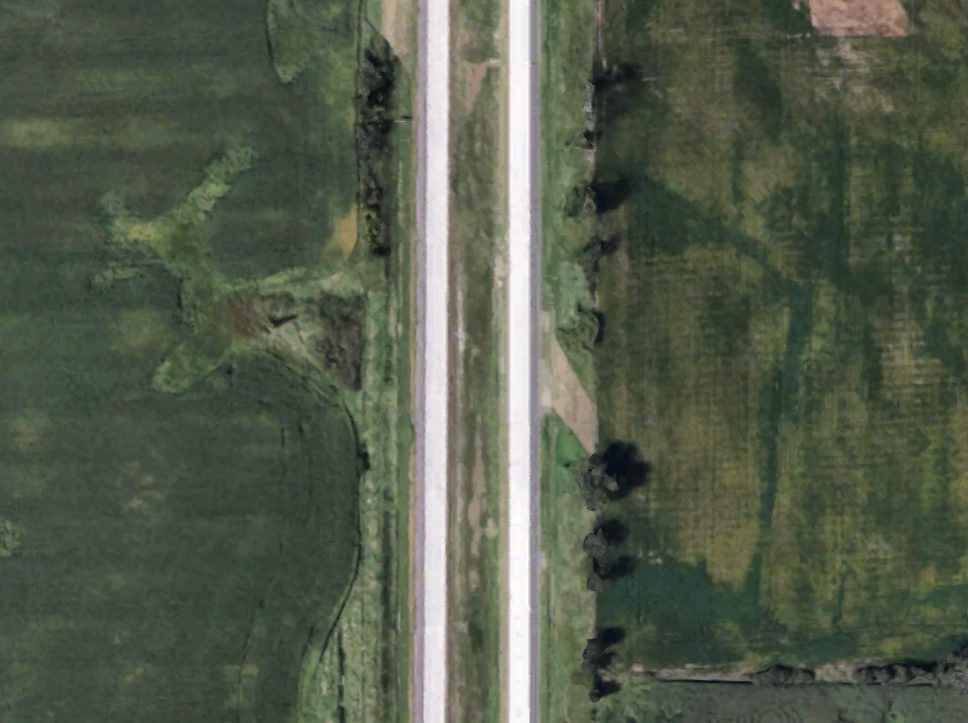
%> input picture Segmentation/RoadPic.png, 968 x 723 px
$ octave --eval "result = basicSegmentation('RoadPic.png');"   (GNU Octave 9; MATLAB toolbox functions it lacks are replaced by stand-ins)
%> lines starting %> are read from the running program, lines starting %| are printed output that depends on the picture; in (x1, y1, x2, y2) boxes, pixels count from 0 and x2, y2 are one past the last pixel; in counts of white or black regions, pixels touching at a corner belong together; the program's own positions count from 1
function [ Comps ] = basicSegmentation( imageFile )
%> called with imageFile = 'RoadPic.png'
% Basic segmentation method which does not sharpen or
% blur image significantly. It finds the edges, dilates, and removes
% small components.
%
% @input:
%       imageFile - image file to be segmented
% @output:
%       Comps - list of components which are candidates for roads

%Read in file, convert to grayscale
J = imread(imageFile);
%> J is the input picture: size 723x968x3 uint8; mean R, G, B 83.8, 92.7, 75.5
I = rgb2gray(J);
I = imcomplement(I);
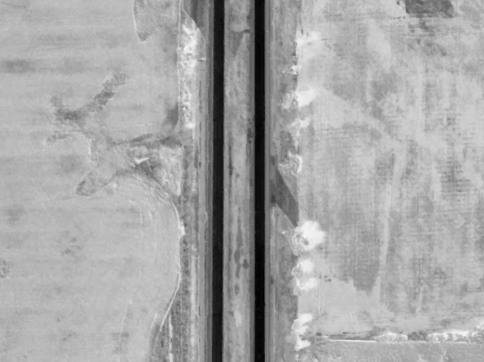
%> I: size 723x968 uint8 (shown at 1/2 size); min 0, max 244, mean 166.9
[x,y] = size(I);

%Get edges, and thicken
BW = edge(I,'Canny');
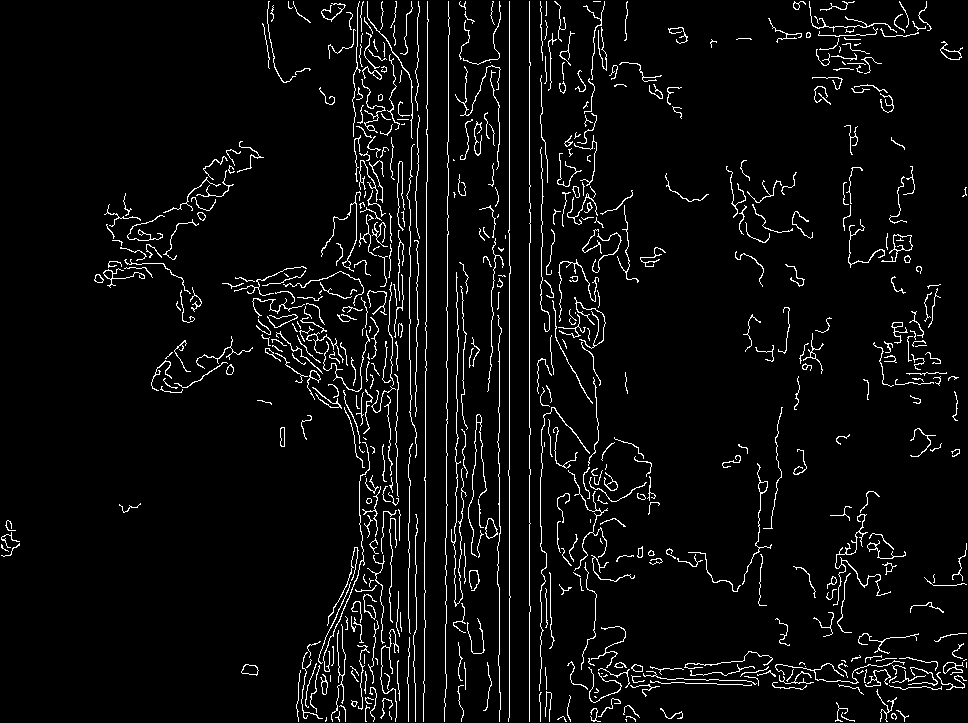
%> BW: size 723x968 logical; 4.8% white in thin lines or dots
se90 = strel('line', 3, 90);
se0 = strel('line', 3, 0);
BWsdil = imdilate(BW, [se90 se0]);
%> BWsdil: size 723x968 logical; 15.4% white; 129 white regions (1 under 20 px), largest, box (x1, y1, x2, y2) and area: (221, 160, 406, 723) 20207, (536, 146, 661, 723) 9771, (320, 0, 421, 288) 8013
blank = ~BWsdil;

%remove any small pieces
blank = bwareaopen(imfill(blank,'holes'),floor(x*y/100));
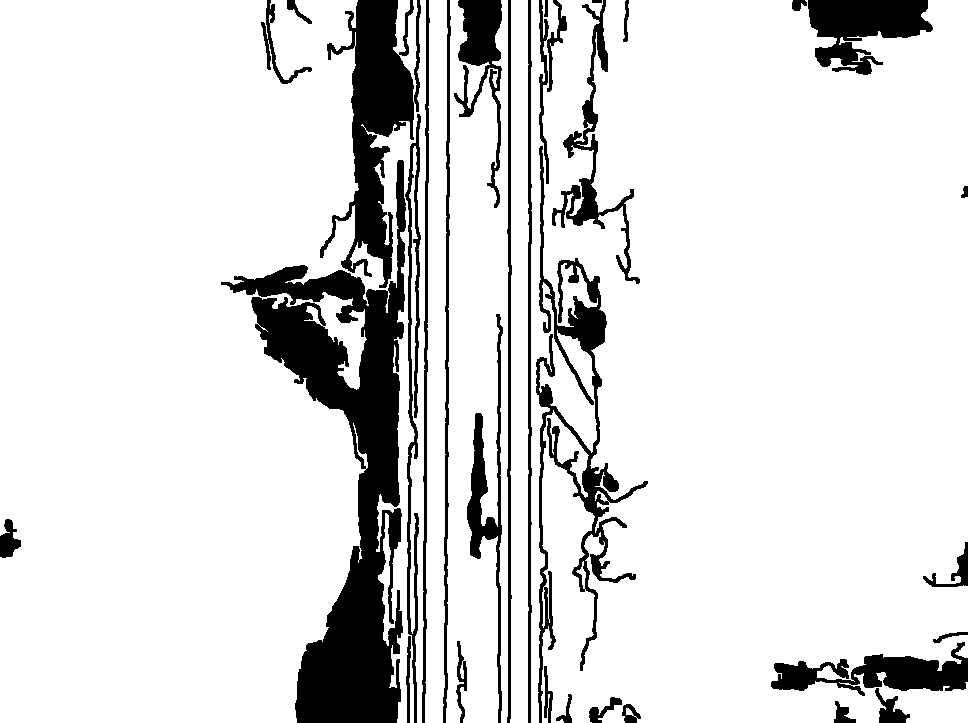
%> blank: size 723x968 logical; 86.6% white; 32 black regions, largest, box (x1, y1, x2, y2) and area: (221, 160, 406, 723) 33189, (320, 0, 421, 288) 11932, (536, 146, 648, 723) 9714
BWsdil = bwareaopen(imfill(BWsdil,'holes'),floor(x*y/100));
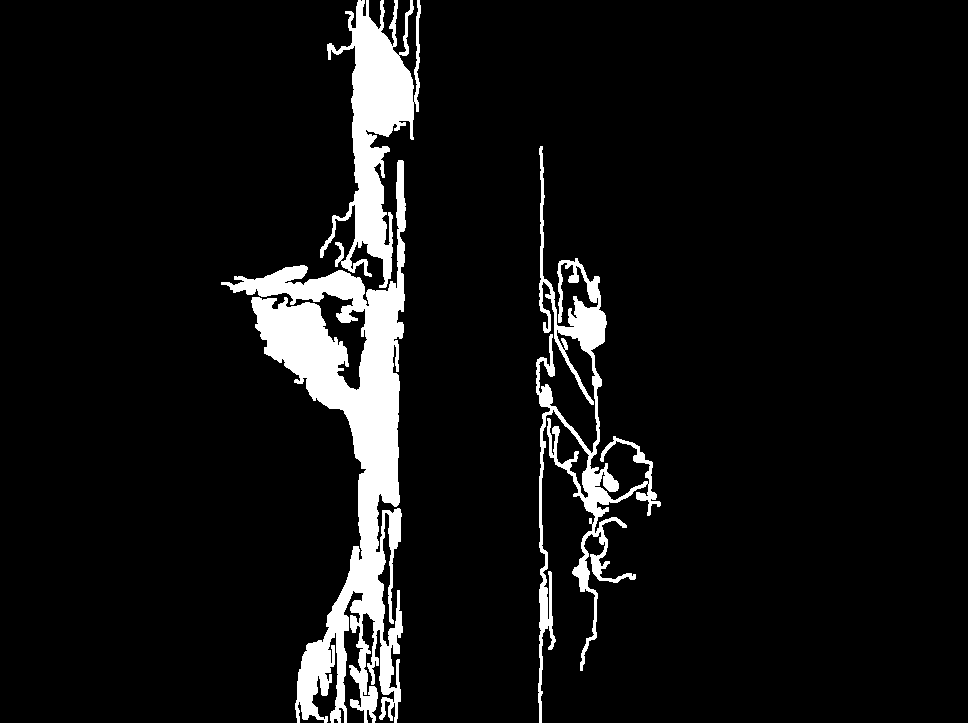
%> BWsdil: size 723x968 logical; 7.5% white; 3 white regions, box (x1, y1, x2, y2) and area: (221, 160, 406, 723) 30023, (320, 0, 421, 288) 11412, (536, 146, 661, 723) 10749

%get components
CC1 = bwconncomp(blank);
%> CC1 = 5 connected components
CC2 = bwconncomp(BWsdil);
%> CC2 = 3 connected components
CC1.PixelIdxList = [CC1.PixelIdxList CC2.PixelIdxList];
%> CC1.PixelIdxList = 8 items
CC1.NumObjects = CC1.NumObjects + CC2.NumObjects;
%> CC1.NumObjects = 8

%Code for displaying components alongside original image
labeledThin = labelmatrix(CC1);
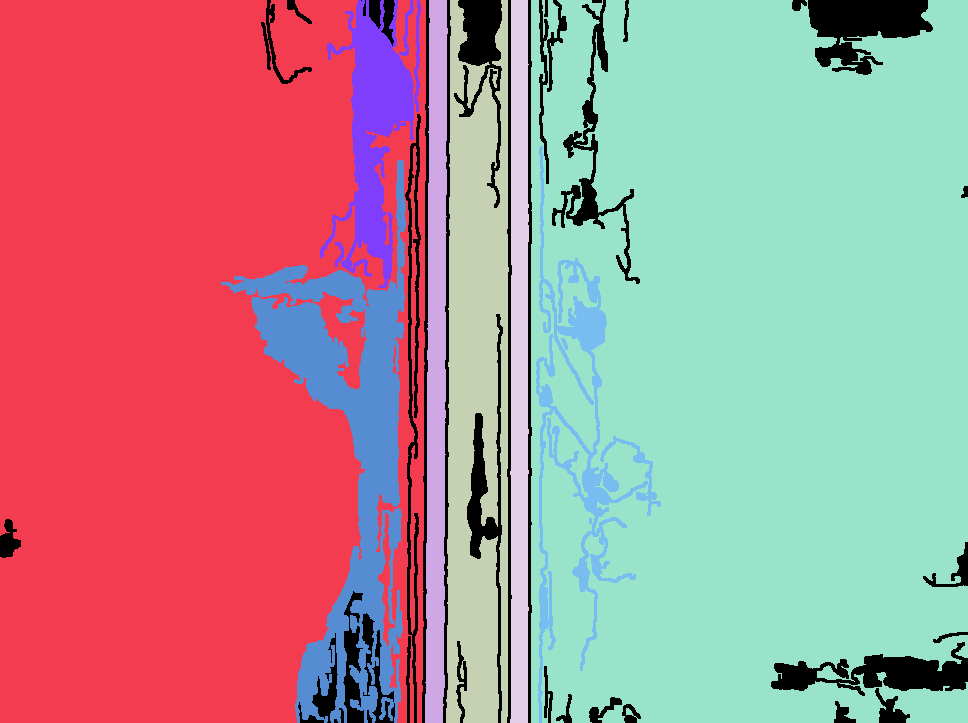
%> labeledThin: size 723x968 uint8; 9 distinct labels, from 0 to 8; one colour per label, 0 black
RGB_labelThin = label2rgb(labeledThin, 'jet', 'w', 'shuffle');
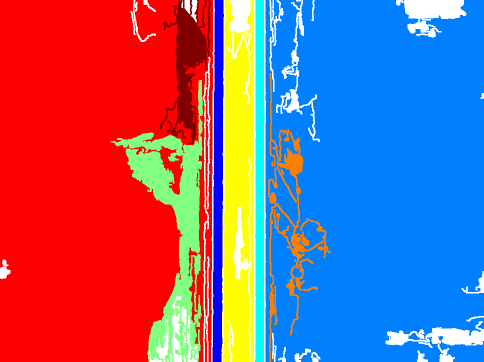
%> RGB_labelThin: size 723x968x3 uint8 (shown at 1/2 size); mean R, G, B 133.5, 98.6, 135
imshowpair(J,RGB_labelThin, 'montage')
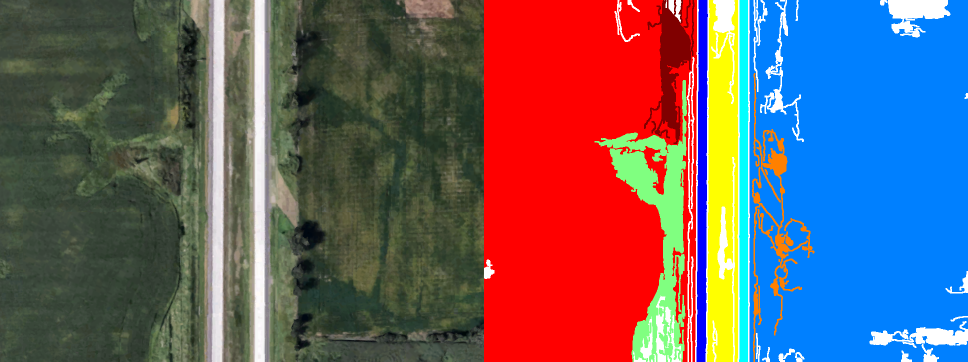
%> displayed picture: size 723x1936x3, on the screen's scale of 0 to 255 (shown at 1/2 size); mean R, G, B 105.9, 93, 102.4

Comps = CC1;
%> Comps = 8 connected components

end

$ run again, on Segmentation/1001.png
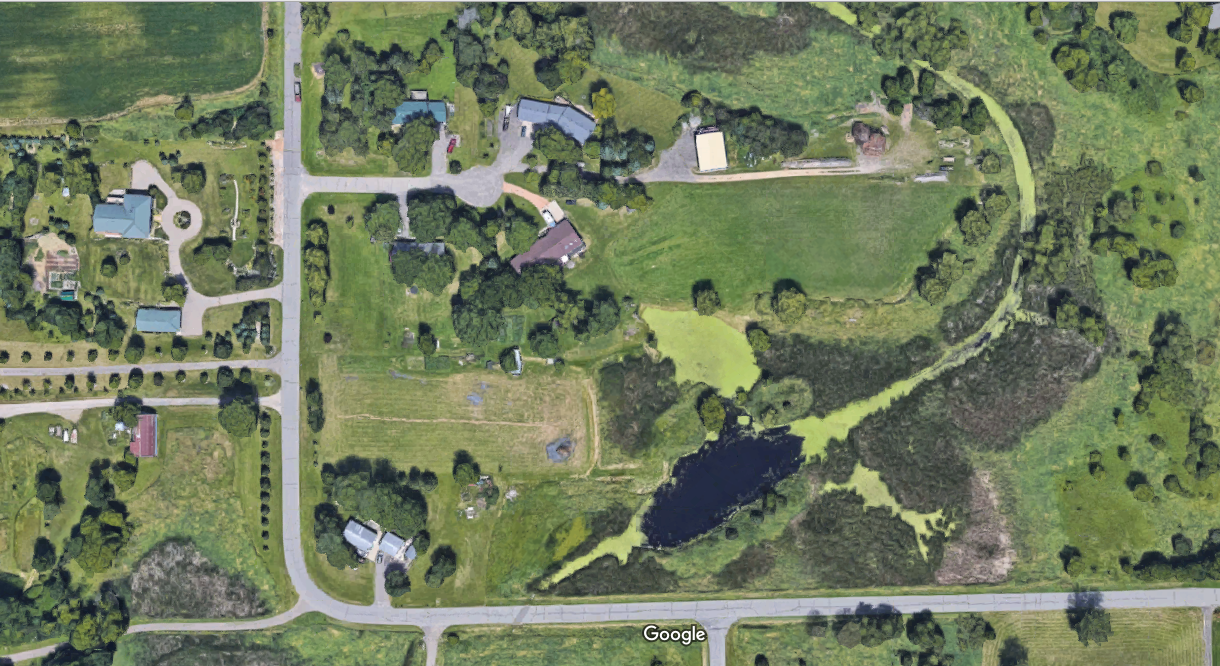
%> input picture Segmentation/1001.png, 1220 x 666 px
%> in basicSegmentation, J is the input picture: size 666x1220x3 uint8; mean R, G, B 112.8, 124.2, 94.3
%> in basicSegmentation, `BW = edge(I,'Canny');`:
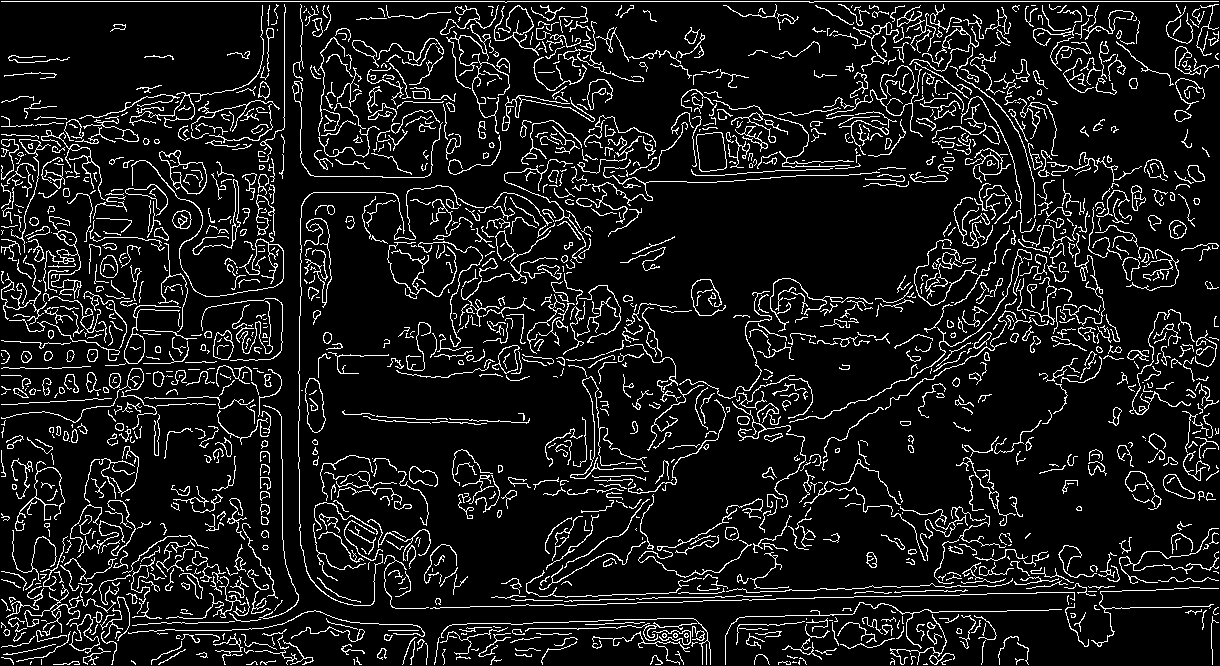
%> BW: size 666x1220 logical; 10% white in thin lines or dots
%> CC1 = 8 connected components
%> CC2 = 4 connected components
%> CC1.PixelIdxList = 12 items
%> CC1.NumObjects = 12
%> labeledThin: size 666x1220 uint8; 8 distinct labels, from 0 to 12
%> in basicSegmentation, `imshowpair(J,RGB_labelThin, 'montage')`:
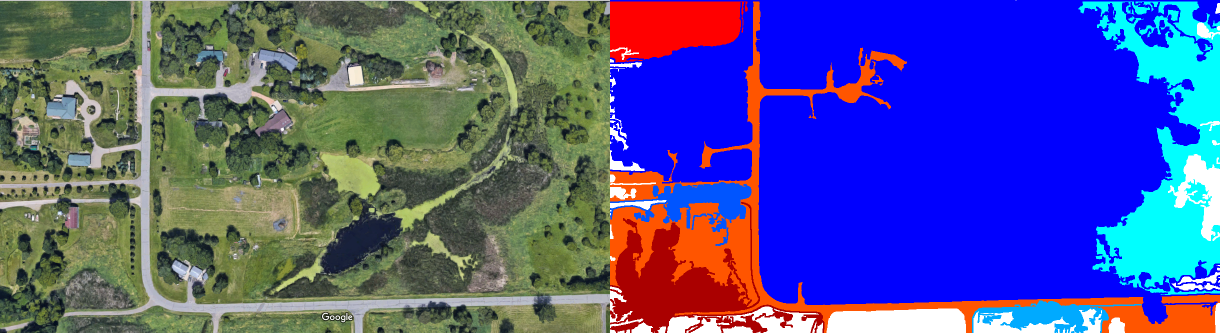
%> displayed picture: size 666x2440x3, on the screen's scale of 0 to 255 (shown at 1/2 size); mean R, G, B 79.5, 82.5, 148.6
%> Comps = 12 connected components

$ run again, on Segmentation/1002.png
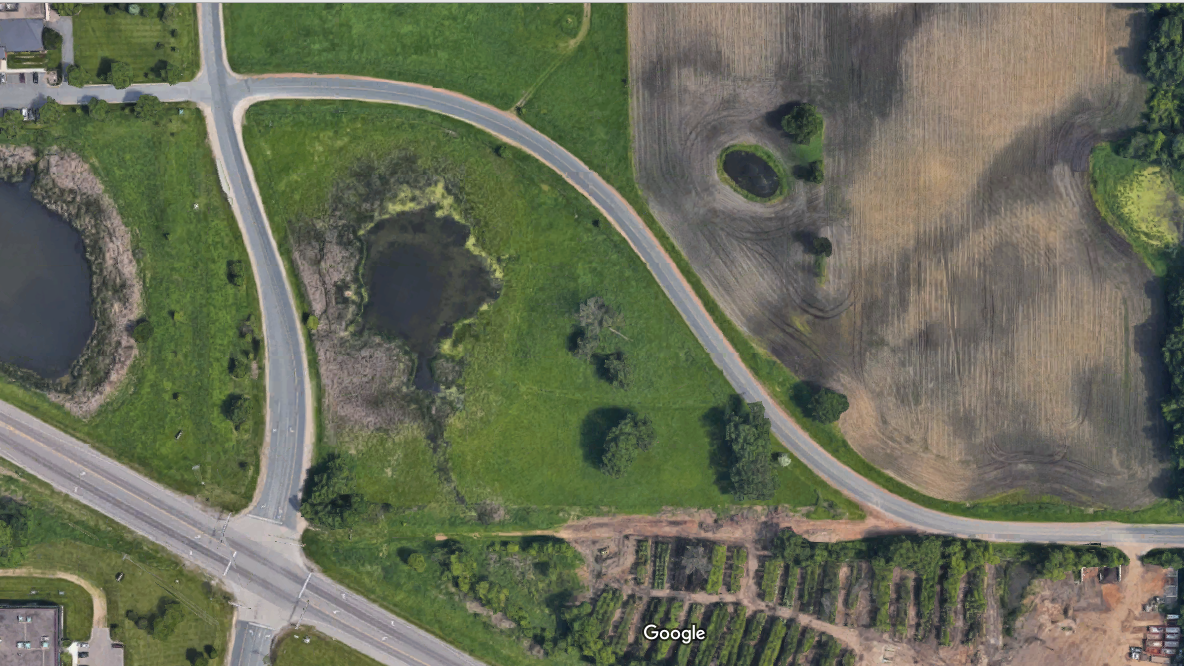
%> input picture Segmentation/1002.png, 1184 x 669 px
%> in basicSegmentation, J is the input picture: size 669x1184x3 uint8; mean R, G, B 104.6, 109, 89.1
%> in basicSegmentation, `BW = edge(I,'Canny');`:
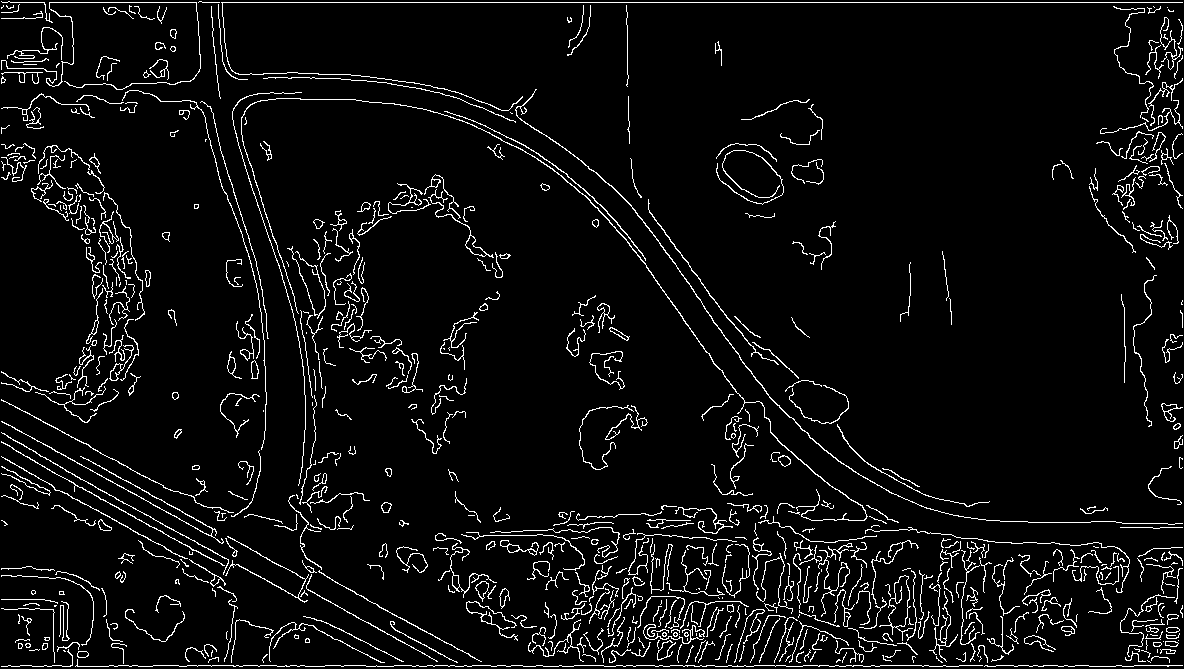
%> BW: size 669x1184 logical; 5.4% white in thin lines or dots
%> CC1 = 5 connected components
%> CC2 = 3 connected components
%> CC1.PixelIdxList = 8 items
%> CC1.NumObjects = 8
%> labeledThin: size 669x1184 uint8; 8 distinct labels, from 0 to 8
%> in basicSegmentation, `imshowpair(J,RGB_labelThin, 'montage')`:
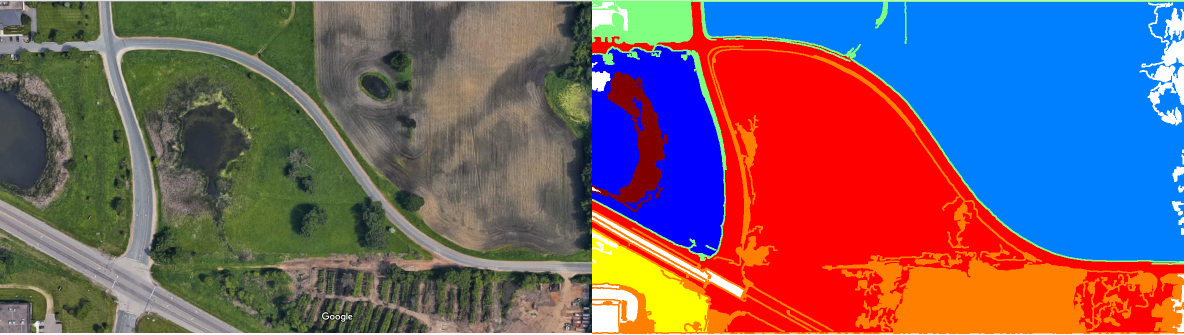
%> displayed picture: size 669x2368x3, on the screen's scale of 0 to 255 (shown at 1/2 size); mean R, G, B 117.7, 94.7, 103.5
%> Comps = 8 connected components
